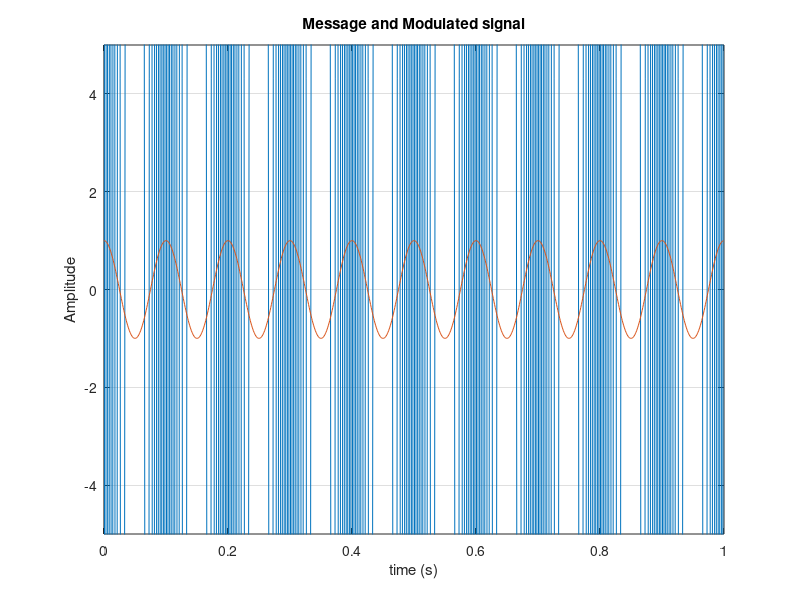
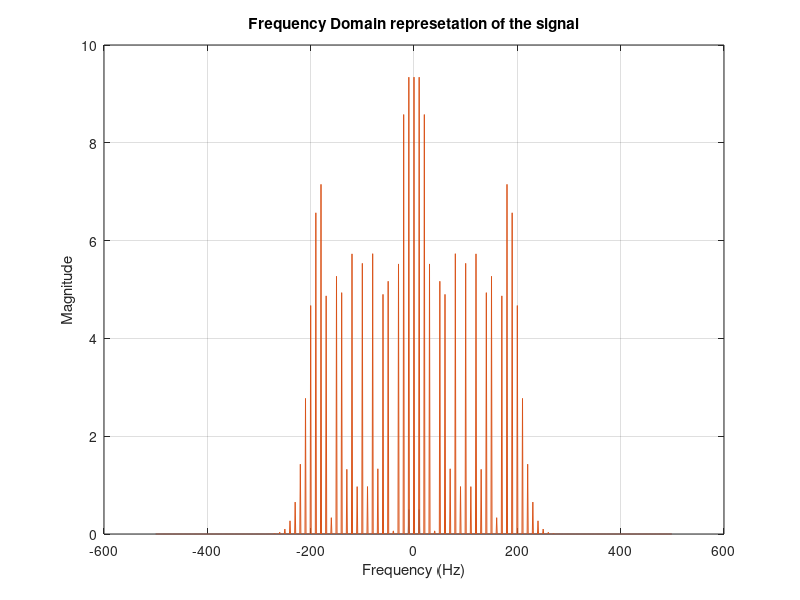
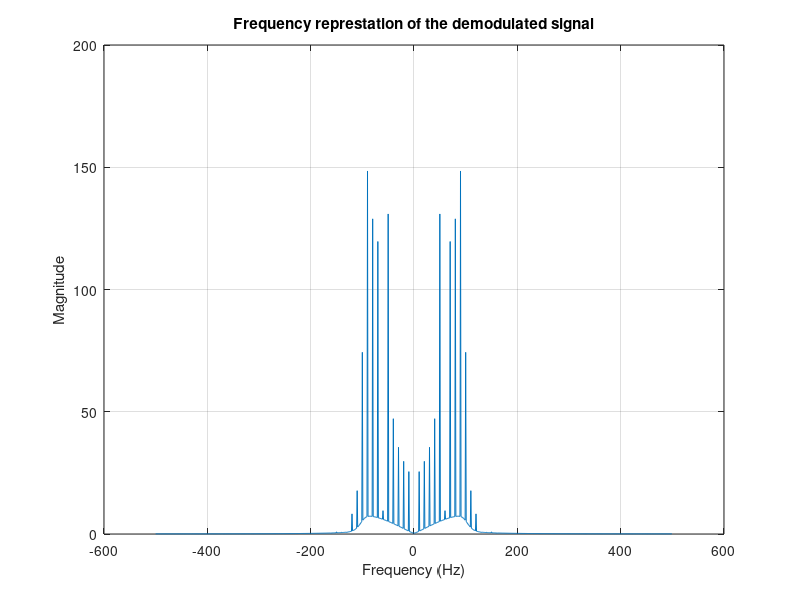
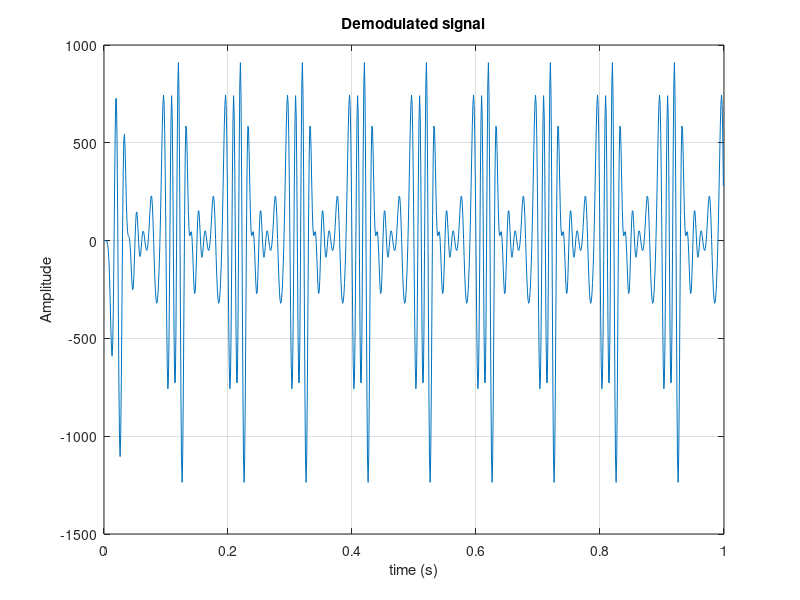

Recreate these plots in MATLAB, in order.
%Program#3
%Plot the frequency modulated signal
Fs=1000; %sampling frequency
dt=1/Fs;
t=0:dt:1-dt;
a=45; %Amplitude of the carrier
fm=10;%frequency of the mesage signal
fc=100; %Frequency of the carrie signal
delta_f=1000;
kf=delta_f/fm; %frequency sensitivity of the modulator/modulation index
m=cos(2*pi*fm*t);
% m_b=tril(ones(length(m)));
% m_c = m.*m_b;
% sum_m=sum(m_c,2);
s=a*cos(2*pi*fc*t+(kf*2*pi*cumsum(m)).*dt);%sum--for integration function
plot(t,s)
grid on
hold on
plot(t,m)
ylim([-5,5])
xlabel('time (s)');
ylabel('Amplitude');
title('Message and Modulated signal')
%%plot the frequency response
f=-Fs/2:1:Fs/2-1;
M=fftshift(fft(m));
S=fftshift(fft(s));
%
figure(2)
%subplot(211)
plot(f,abs(M)/Fs)
title('Frequency Domain represetation of the signal')
grid on
hold on
plot(f,abs(S)/Fs)
xlabel('Frequency (Hz)')

ylabel('Magnitude')
%
dem=diff(s);
dem=[0,dem];
r_lo=dem.*(41*cos(2*pi*fc*t));
[b,a]=butter(10,2*fc/Fs);
r_flt=filter(b,a,r_lo);
R_flt=fftshift(fft(r_flt));
figure(3)
plot(f,abs(R_flt)/Fs);
title('Frequency represtation of the demodulated signal')
xlabel('Frequency (Hz)')
ylabel('Magnitude')
grid on
figure(4)
plot(t,r_flt)
xlabel('time (s)');
ylabel('Amplitude');
grid on
title('Demodulated signal')